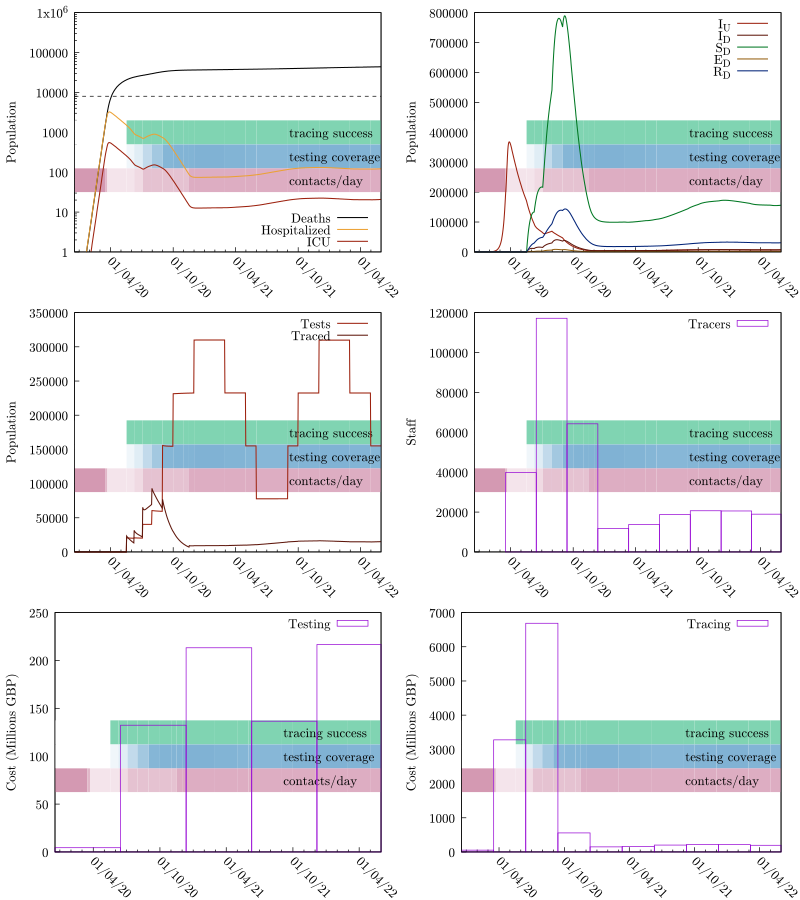

This chart was generated by the following gnuplot code:
set terminal pdfcairo color enhanced dashed font "cmr10,14" size 8,9
seed="ptti-scenario-Targeted_PTTI_Face_Coverings_Lockdown_Triggers"
set output sprintf("%s.pdf", seed)
set multiplot layout 3,2
odefile=sprintf("%s-out-0.tsv", seed)
ttfile=sprintf("%s-out-0-testtrace.tsv", seed)
trfile=sprintf("%s-out-0-trcosts.tsv", seed)
tefile=sprintf("%s-out-0-tecosts.tsv", seed)
etimesfile=sprintf("%s-events.gp", seed)

set tics nomirror
set ylabel 'Population'

set yrange [0:]

set style fill transparent solid 0.25 noborder

# Colors
color_SU = '#00aa55'
color_SD = '#007722'

color_EU = '#eba134'
color_ED = '#945e0f'

color_IU = '#9c210e'
color_ID = '#5e160b'

color_RU = '#0055aa'
color_RD = '#002277'

# These are from the economic model inputs
Hospitalized_Pct_Deaths=0.44
ICU_Fatality=0.59
ICU_Pct=0.17
IFR=0.008
Non_ICU_Fatality=0.36

HF = IFR*Hospitalized_Pct_Deaths/(ICU_Pct*ICU_Fatality+(1-ICU_Pct)*Non_ICU_Fatality)
ICUF = HF*ICU_Pct

set key bottom right
set xdata time
set timefmt "%Y-%m-%d %H:%M:%S"
set format x "%d/%m/%y"

load etimesfile

set xtics rotate by -45 3600*24*30*6

set yrange [1:1e6]
set log y

set arrow from graph 0, first 8000 to graph 1, first 8000 nohead lc 0 dt '--'
plot odefile u 1:(($9+$10)*IFR) w l lw 1.5 lc 0 ti "Deaths", "" u 1:(($7+$8)*HF) w l lw 1.5 lc rgb color_EU ti "Hospitalized", "" u 1:(($7+$8)*ICUF) w l lw 1.5 lc rgb color_IU ti "ICU"

unset log y
unset arrow

set autoscale y
set yrange [0:]
set key top right

# set y2tics 0.5
# set y2range [0:4]

plot odefile u 1:7 w l lw 1.5 lc rgb color_IU ti "I_U", odefile u 1:8 w l lw 1.5 lc rgb color_ID ti "I_D", \
     odefile u 1:4 w l lw 1.5 lc rgb color_SD ti "S_D", odefile u 1:6 w l lw 1.5 lc rgb color_ED ti "E_D", \
     odefile u 1:10 w l lw 1.5 lc rgb color_RD ti "R_D"#, odefile u 1:13 w l axis x1y2 lc 0 ti "R"


plot ttfile u 1:3 w l lw 1.5 lc rgb color_IU ti "Tests", ttfile u 1:4 w l lw 1.5 lc rgb color_ID ti "Traced"

unset log y
unset yrange
set autoscale y
set style fill empty

set ylabel "Staff"
plot trfile u 1:5 w boxes ti "Tracers"

set ylabel "Cost (Millions GBP)"
plot tefile u 1:($5/1000000) w boxes ti "Testing"
plot trfile u 1:($6/1000000) w boxes ti "Tracing"

unset multiplot
set output
